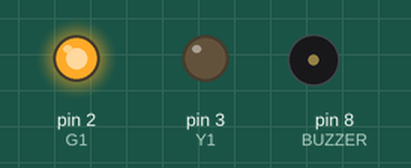
This sketch was run on a simulated Arduino Uno, built with avr-gcc and run on an emulated ATmega328P. Shown: output pins drawn as LEDs (lit = HIGH), buzzer (waves = sounding). Pins used as bus, display or sensor lines are not drawn.

Above: at 1.5 s.
At 4.0 s:
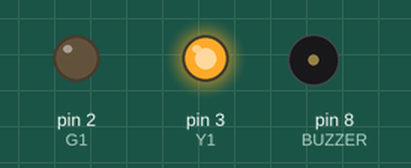
At 6.5 s:
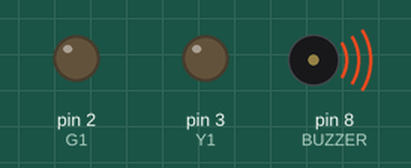
Timing chart, 0 to 10.4 s (numbered marks = the images above):
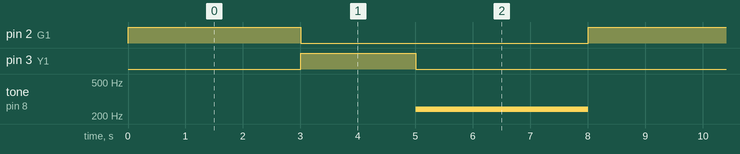

The sketch:

Trafffic_Lights_3.ino
```cpp
int G1 = 2, Y1 = 3, R1 = 4, G2 = 5, R2 = 6, BUZZER = 8;
int T1 = 3000, T2 = 2000;
void setup()
{
  pinMode(G1, OUTPUT);
  pinMode(Y1, OUTPUT);
  pinMode(R1, OUTPUT);
  pinMode(G1, OUTPUT);
  pinMode(R2, OUTPUT);
  pinMode(BUZZER, OUTPUT);
}

void loop()
{
  digitalWrite(G1, HIGH);
  digitalWrite(R2, HIGH);
  delay(T1);
  digitalWrite(G1, LOW);
  digitalWrite(Y1, HIGH);
  delay(T2);
  digitalWrite(Y1, LOW);
  digitalWrite(R1, HIGH);
  digitalWrite(R2, LOW);
  digitalWrite(G2, HIGH);
  tone(BUZZER, 240);
  delay(T1);
  digitalWrite(R1, LOW);
  digitalWrite(G2, LOW);
  noTone(BUZZER);
}
```

Measured:
- by itself, pin 2 (G1): alternates HIGH for 3.0 s and LOW for 5.0 s
- by itself, pin 3 (Y1): alternates HIGH for 2.0 s and LOW for 6.0 s
- by itself, tone on pin 8 (BUZZER): alternates 240 Hz for 3.0 s and silent for 5.0 s
